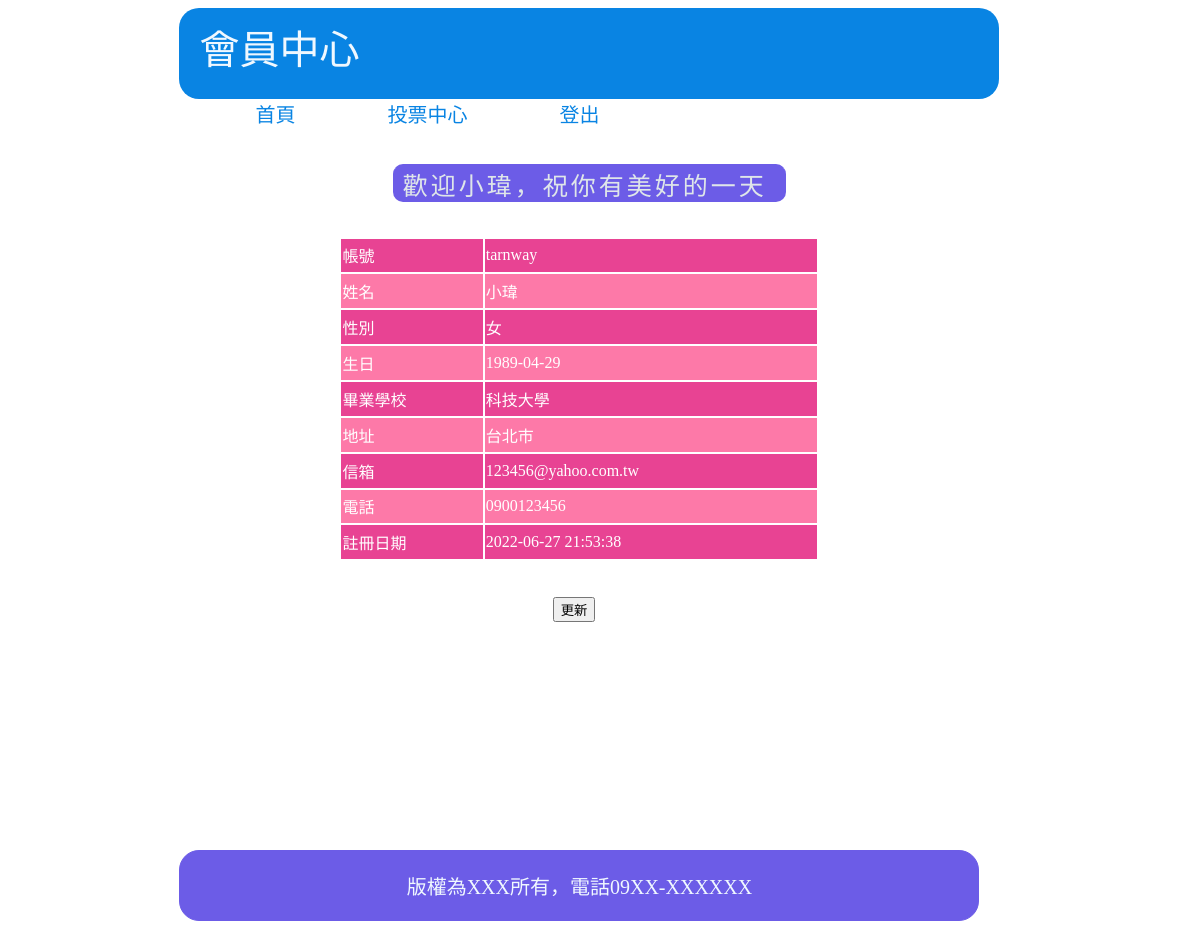
Page /front/member_center.php (signed in) on the committed database.
### tables this page shows
CREATE TABLE `users` (
  `id` int(11) UNSIGNED NOT NULL,
  `acc` varchar(12) NOT NULL,
  `pw` varchar(32) NOT NULL COMMENT '密碼',
  `name` varchar(12) NOT NULL,
  `gender` tinyint(1) UNSIGNED NOT NULL,
  `birthday` date NOT NULL,
  `eduction` varchar(32) NOT NULL,
  `addr` varchar(64) NOT NULL,
  `idcard` varchar(12) NOT NULL,
  `e-mail` varchar(64) NOT NULL,
  `phone` varchar(12) NOT NULL,
  `passnote` varchar(12) NOT NULL,
  `reg_date` datetime NOT NULL,
  `update_date` date NOT NULL
);

### front/member_center.php (the view, shortened to what this page needs)
<!DOCTYPE html>
<html lang="en">
<head>
    <link rel="stylesheet" href="../css/body.css">
</head>
<body>
    <div id="header">
        <div>會員中心</div>
        <nav>
            <a href="../index.php">首頁</a>
            <?php
            include "../login/connect.php";
            if (isset($_SESSION)) {
                if ($_SESSION['id'] <= 3) {
                    echo   "<a href='../back/vote_center.php'>投票中心</a>";
                } else {
                    echo   "<a href='../front/vote_center.php'>投票中心</a>";
                }
            }
            if (isset($_SESSION['user'])) {
            ?>
                <a href="../login/logout.php">登出</a>
            <?php
            } else {
            ?>
                <a href="../login/login.php">登入</a>
            <?php
            }
            ?>
        </nav>
    </div>
    <?php
    $sql = "select * from `users` where acc='{$_SESSION['user']}'";
    $user = $pdo->query($sql)->fetch(PDO::FETCH_ASSOC);
    ?>
    <div id="content">
        <div id="ask">歡迎<?= $user['name']; ?>，祝你有美好的一天~~</div>
        <table>
            <?php
            echo "<tr><td>帳號</td><td>{$user['acc']}</td></tr>";
            echo "<tr><td>姓名</td><td>{$user['name']}</td></tr>";
            if ($user['gender'] == 0) {
                $gender = '男';
            } else {
                $gender = '女';
            }
            echo "<tr><td>性別</td><td id='gender'>{$gender}</td></tr>";
            echo "<tr><td>生日</td><td>{$user['birthday']}</td></tr>";
            echo "<tr><td>畢業學校</td><td>{$user['eduction']}</td></tr>";
            echo "<tr><td>地址</td><td>{$user['addr']}</td></tr>";
            echo "<tr><td>信箱</td><td>{$user['e-mail']}</td></tr>";
            echo "<tr><td>電話</td><td>{$user['phone']}</td></tr>";
            echo "<tr><td>註冊日期</td><td>{$user['reg_date']}</td></tr>";
            ?>
        </table>
        <br>
        <div id="list">
            <form action="./edit.php" method="post">
                <input class="btn_update" type="submit" value="更新">
            </form>
        </div>
    </div>
    <div id="footer">
        <p>版權為XXX所有，電話09XX-XXXXXX</p>
    </div>
</body>
</html>

### css/body.css (style rules this page uses)
body { display: grid; width: 100%; height: 913px; grid-template-columns: repeat(21,1fr); grid-template-rows: repeat(15,1fr); }
#header { display: grid; grid-template-columns: repeat(3,1fr); grid-template-rows: repeat(2,1fr) 0.5fr; grid-column: 4/18; grid-row: 1/3; }
#header>div { width: calc(100% - 20px); height: calc(100% - 20px); background-color: #0984e3; color: aliceblue; border-radius:20px; font-size: 40px; padding:10px 20px; grid-column: 1/4; grid-row: 1/3; }
#header>nav { padding:0 20px; text-align: center; display: grid; grid-template-columns: repeat(5,1fr); grid-column: 1/4; grid-row: 3/4; }
#header>nav>a { grid-column: 1 1 1 1 1; background-color: white; color: #0984e3; border-radius:0 0 50px 50px ; text-decoration:none; font-size: 20px; }
#content { display: grid; width: 100%; grid-template-columns: repeat(15,calc(100% / 15)); grid-template-rows: repeat(20,1fr); grid-column: 4/18; grid-row: 3/15; }
#footer { font-size: 20px; text-align: center; grid-column: 4/18; grid-row: 15/16; background-color: #6c5ce7; color: aliceblue; border: 1px solid #6c5ce7; border-radius: 20px; }

### front/member_center.php (style rules this page uses)
#content>#ask { padding:0 10px; font-size: 25px; letter-spacing:3px; grid-column: 5/12; grid-row: 2/3; border-radius: 10px; overflow: hidden; background: #6c5ce7; border-top: 2px solid #6c5ce7; animation: expand 2s forwards; color:#dfe6e9; }
#content>table { grid-column: 4/13; grid-row: 4/13; }
.odd { border: 1px solid #fd79a8; background-color: #fd79a8; color: white; }
.even { border: 1px solid #e84393; background-color: #e84393; color: white; }
#content>#list { grid-column: 8/9; grid-row: 14/15; }

### rows in the picture
users: name "小瑋", acc "tarnway", gender "女", birthday "1989-04-29", eduction "科技大學", addr "台北市", value "123456@yahoo.com.tw", phone "0900123456", reg_date "2022-06-27 21:53:38"
